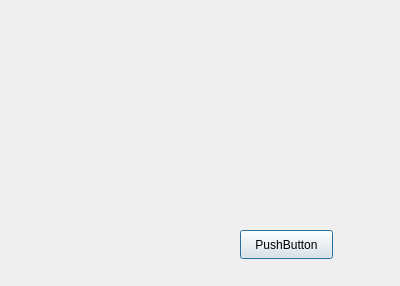
<?xml version="1.0" encoding="UTF-8"?>
<ui version="4.0">
 <class>Dialog</class>
 <widget class="QDialog" name="Dialog">
  <property name="geometry">
   <rect>
    <x>0</x>
    <y>0</y>
    <width>400</width>
    <height>286</height>
   </rect>
  </property>
  <property name="windowTitle">
   <string>Dialog</string>
  </property>
  <widget class="QPushButton" name="OK">
   <property name="geometry">
    <rect>
     <x>240</x>
     <y>230</y>
     <width>93</width>
     <height>29</height>
    </rect>
   </property>
   <property name="text">
    <string>PushButton</string>
   </property>
  </widget>
 </widget>
 <resources/>
 <connections/>
</ui>
